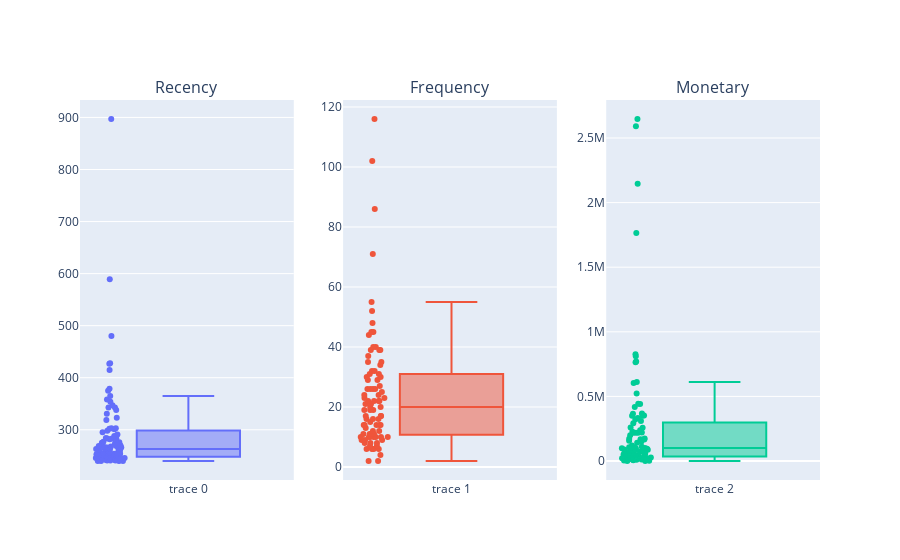

Notebook source saved alongside this figure:
### Markdown cell above
Setelah mendapatkan tiga komponen RFM, selanjutnya bisa dibuat box plot untuk menunjukkan empat kuartil pada data yang akan digunakan untuk melakukan segmentasi menggunakan kuartil.

### Code cell
fig = make_subplots(rows=1, cols=3, subplot_titles=("Recency", "Frequency", "Monetary"))

fig.add_trace(go.Box(y=df_features["recency"], boxpoints="all"), row=1, col=1)
fig.add_trace(go.Box(y=df_features["frequency"], boxpoints="all"), row=1, col=2)
fig.add_trace(go.Box(y=df_features["monetary"], boxpoints="all"), row=1, col=3)

fig.update_layout(showlegend=False)
fig.show()

### Figure 1 — Plotly figure (JSON) as saved in the notebook; plotly's stock layout.template omitted (floating-point values rounded to 4 significant figures)
{"data": [{"boxpoints": "all", "type": "box", "xaxis": "x", "y": [267, 303, 338, 266, 303, 247, 354, 283, 240, 252, 262, 248, 897, 254, 254, 343, 242, 319, 248, 241, 427, 375, 249, 267, 283, 246, 288, 302, 255, 252, 246, 379, 249, 248, 480, 246, 301, 260, 283, 249, 365, 589, 241, 323, 241, 255, 263, 291, 269, 428, 295, 247, 277, 256, 262, 241, 249, 268, 276, 242, 262, 263, 240, 246, 247, 240, 267, 266, 245, 331, 240, 254, 282, 255, 275, 270, 284, 242, 347, 358, 274, 343, 415, 253, 261, 298, 245, 269, 253], "yaxis": "y"}, {"boxpoints": "all", "type": "box", "xaxis": "x2", "y": [12, 10, 17, 30, 52, 14, 26, 6, 44, 35, 22, 11, 2, 22, 10, 7, 10, 9, 21, 102, 19, 16, 45, 48, 6, 10, 20, 8, 26, 19, 22, 4, 32, 45, 9, 55, 23, 39, 11, 31, 8, 2, 39, 10, 34, 35, 14, 21, 17, 32, 11, 6, 11, 24, 29, 14, 23, 10, 24, 40, 86, 12, 71, 22, 27, 30, 14, 16, 116, 26, 15, 6, 20, 39, 7, 8, 14, 29, 13, 9, 31, 25, 10, 26, 37, 19, 40, 17, 16], "yaxis": "y2"}, {"boxpoints": "all", "type": "box", "xaxis": "x3", "y": [75815, 12279, 156617, 107555, 611515, 27772, 140804, 259240, 332753, 169458, 22325, 31009, 288, 52039, 44808, 72217, 58369, 17410, 227454, 1765344, 172612, 89543, 811776, 763544, 221465, 7843, 218922, 5532, 418784, 72724, 321701, 10162, 366882, 523115, 13595, 2646773, 28496, 769388, 34964, 349994, 3227, 1680, 604052, 95076, 121142, 353023, 21229, 85241, 74433, 293050, 73192, 649, 49308, 350807, 237703, 22424, 367589, 149786, 99988, 443885, 2145024, 28018, 441045, 56332, 110524, 827020, 12629, 105083, 2590577, 96827, 219576, 33580, 87763, 200154, 39181, 100494, 43393, 174969, 219466, 43081, 167194, 96266, 21334, 98371, 257440, 32965, 310575, 35488, 43334], "yaxis": "y3"}], "layout": {"annotations": [{"font": {"size": 16}, "showarrow": false, "text": "Recency", "x": 0.1444, "xanchor": "center", "xref": "paper", "y": 1, "yanchor": "bottom", "yref": "paper"}, {"font": {"size": 16}, "showarrow": false, "text": "Frequency", "x": 0.5, "xanchor": "center", "xref": "paper", "y": 1, "yanchor": "bottom", "yref": "paper"}, {"font": {"size": 16}, "showarrow": false, "text": "Monetary", "x": 0.8556, "xanchor": "center", "xref": "paper", "y": 1, "yanchor": "bottom", "yref": "paper"}], "showlegend": false, "xaxis": {"anchor": "y", "domain": [0, 0.2889]}, "xaxis2": {"anchor": "y2", "domain": [0.3556, 0.6444]}, "xaxis3": {"anchor": "y3", "domain": [0.7111, 1]}, "yaxis": {"anchor": "x", "domain": [0, 1]}, "yaxis2": {"anchor": "x2", "domain": [0, 1]}, "yaxis3": {"anchor": "x3", "domain": [0, 1]}}}
